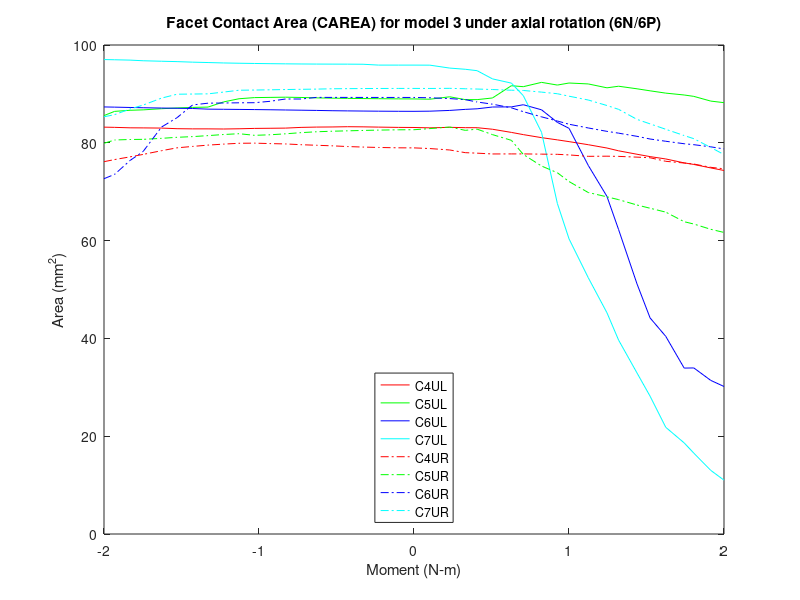

This figure's MATLAB source:
% Facet Contact Area (CAREA)
% model3_APSlide_Tether/6n & 6p
clear all;
%% 6P
figure (12)

c4ulxp=[2 2.05126 2.11533 2.16533 2.20361 2.25315 2.31416 2.35262 2.41143 2.46244 2.50012 2.56211 2.62242 2.66 2.71937 2.76156 2.81214 2.87147 2.90272 2.95721 3]-2;
c4ulyp=[83.1334 83.0589 83.1633 83.0962 83.0881 82.772 82.1259 81.6741 81.0549 80.5989 80.2405 79.6118 78.9319 78.3638 77.6588 77.177 76.6957 75.8956 75.5718 74.8636 74.3432];

c4urxp=[2 2.05126 2.11533 2.16533 2.20361 2.25315 2.31416 2.35262 2.41143 2.46244 2.50012 2.56211 2.62242 2.66 2.71937 2.76156 2.81214 2.87147 2.90272 2.95721 3]-2;
c4uryp=[78.9613 78.824 78.5318 77.9855 77.8817 77.7178 77.7285 77.7292 77.6828 77.6446 77.5219 77.2345 77.263 77.2239 77.069 76.9445 76.2172 75.8662 75.6559 74.9877 74.681];

c5ulxp=[2 2.05126 2.11533 2.16533 2.20361 2.25315 2.31416 2.35262 2.41143 2.46244 2.50012 2.56211 2.62242 2.66 2.71937 2.76156 2.81214 2.87147 2.90272 2.95721 3]-2;
c5ulyp=[88.9715 88.9147 89.4088 88.8298 88.8311 89.1687 91.6739 91.4779 92.3607 91.8074 92.2277 92.0385 91.2444 91.57 91.0435 90.6312 90.1591 89.7784 89.4947 88.5317 88.2076 ];

c5urxp=[2 2.05126 2.11533 2.16533 2.20361 2.25315 2.31416 2.35262 2.41143 2.46244 2.50012 2.56211 2.62242 2.66 2.71937 2.76156 2.81214 2.87147 2.90272 2.95721 3]-2;
c5uryp=[82.6741 82.9075 83.2278 82.5482 82.7941 81.6737 80.5058 77.6194 75.2478 73.8796 72.073 69.8341 68.9496 68.3753 67.28 66.618 65.8234 63.867 63.3854 62.3136 61.6669];

c6ulxp=[2 2.05126 2.11533 2.16533 2.20361 2.25315 2.31416 2.35262 2.41143 2.46244 2.50012 2.56211 2.62242 2.66 2.71937 2.76156 2.81214 2.87147 2.90272 2.95721 3]-2;
c6ulyp=[86.4373 86.4688 86.6209 86.8365 86.9542 87.3196 87.3452 87.7867 86.7482 84.1796 82.9582 75.3821 69.0393 62.249 51.1444 44.1876 40.4184 33.9313 33.9597 31.4161 30.1669];

c6urxp=[2 2.05126 2.11533 2.16533 2.20361 2.25315 2.31416 2.35262 2.41143 2.46244 2.50012 2.56211 2.62242 2.66 2.71937 2.76156 2.81214 2.87147 2.90272 2.95721 3]-2;
c6uryp=[89.2739 89.2109 89.0452 88.8218 88.3436 87.8997 87.154 86.3648 85.3095 84.4576 83.7964 83.0351 82.3416 81.9737 81.3224 80.7754 80.3158 79.8085 79.6141 79.1755 78.746];

c7ulxp=[2 2.05126 2.11533 2.16533 2.20361 2.25315 2.31416 2.35262 2.41143 2.46244 2.50012 2.56211 2.62242 2.66 2.71937 2.76156 2.81214 2.87147 2.90272 2.95721 3]-2;
c7ulyp=[95.8894 95.8783 95.2792 95.0371 94.7484 93.0714 92.206 89.6351 82.1391 67.5957 60.3532 52.4129 45.2457 39.6497 32.9331 28.1796 21.8182 18.6354 16.532 13.0173 11.0117  ];

c7urxp=[2 2.05126 2.11533 2.16533 2.20361 2.25315 2.31416 2.35262 2.41143 2.46244 2.50012 2.56211 2.62242 2.66 2.71937 2.76156 2.81214 2.87147 2.90272 2.95721 3]-2;
c7uryp=[91.1222 91.1111 91.1388 91.0535 90.9952 90.8958 90.7523 90.7034 90.366 90.0347 89.5322 88.753 87.6238 86.8432 84.7872 83.8703 82.7643 81.4842 80.8386 79.0494 77.5999];

%% 6N

c4ulxn=-1*[2 2.05026 2.11433 2.16433 2.21433 2.26433 2.31433 2.36433 2.41433 2.46433 2.51433 2.56433 2.61433 2.66433 2.71433 2.76433 2.81433 2.87371 2.91589 2.96589 3]+2;
c4ulyn=[83.1334 83.1521 83.2091 83.2639 83.2916 83.239 83.2159 83.1516 83.0062 82.972 82.944 82.8695 82.8223 82.8493 82.8507 82.8864 83.0107 83.049 83.0653 83.1593 83.202];

c4urxn=-1*[2 2.05026 2.11433 2.16433 2.21433 2.26433 2.31433 2.36433 2.41433 2.46433 2.51433 2.56433 2.61433 2.66433 2.71433 2.76433 2.81433 2.87371 2.91589 2.96589 3]+2;
c4uryn=[78.9613 78.9747 79.0469 79.1281 79.2341 79.3848 79.4961 79.612 79.7688 79.8409 79.9301 79.9032 79.7302 79.5282 79.2581 78.9723 78.3876 77.6271 77.1259 76.5734 76.1413];

c5ulxn=-1*[2 2.05026 2.11433 2.16433 2.21433 2.26433 2.31433 2.36433 2.41433 2.46433 2.51433 2.56433 2.61433 2.66433 2.71433 2.76433 2.81433 2.87371 2.91589 2.96589 3]+2;
c5ulyn=[88.9715 88.9834 89.0174 89.0499 89.0864 89.132 89.1863 89.2699 89.3294 89.2865 89.2449 89.0108 88.3603 87.3061 87.2375 87.1237 86.971 86.7378 86.6517 86.4281 85.5675];

c5urxn=-1*[2 2.05026 2.11433 2.16433 2.21433 2.26433 2.31433 2.36433 2.41433 2.46433 2.51433 2.56433 2.61433 2.66433 2.71433 2.76433 2.81433 2.87371 2.91589 2.96589 3]+2;
c5uryn=[82.6741 82.6601 82.5983 82.5263 82.4475 82.3679 82.2566 82.0774 81.8392 81.6396 81.5288 81.8609 81.6958 81.4694 81.2653 81.125 80.9129 80.7071 80.6766 80.5752 79.8989];

c6ulxn=-1*[2 2.05026 2.11433 2.16433 2.21433 2.26433 2.31433 2.36433 2.41433 2.46433 2.51433 2.56433 2.61433 2.66433 2.71433 2.76433 2.81433 2.87371 2.91589 2.96589 3]+2;
c6ulyn=[86.4373 86.4445 86.4668 86.494 86.5262 86.5632 86.6221 86.6676 86.7118 86.758 86.7963 86.8268 86.855 86.8834 87.018 87.063 87.109 87.1717 87.2243 87.2945 87.3351];

c6urxn=-1*[2 2.05026 2.11433 2.16433 2.21433 2.26433 2.31433 2.36433 2.41433 2.46433 2.51433 2.56433 2.61433 2.66433 2.71433 2.76433 2.81433 2.87371 2.91589 2.96589 3]+2;
c6uryn=[89.2739 89.2742 89.2767 89.2791 89.2841 89.2848 89.2887 88.9537 88.9609 88.4848 88.2005 88.1799 88.1411 88.1044 87.7424 85.1426 83.2278 78.2299 76.3905 73.539 72.6626 ];

c7ulxn=-1*[2 2.05026 2.11433 2.16433 2.21433 2.26433 2.31433 2.36433 2.41433 2.46433 2.51433 2.56433 2.61433 2.66433 2.71433 2.76433 2.81433 2.87371 2.91589 2.96589 3]+2;
c7ulyn=[95.8894 95.8897 95.8918 96.0635 96.0849 96.0911 96.1014 96.1207 96.1475 96.1826 96.2235 96.271 96.3294 96.4132 96.4922 96.6017 96.6802 96.7779 96.911 96.9819 97.0246];

c7urxn=-1*[2 2.05026 2.11433 2.16433 2.21433 2.26433 2.31433 2.36433 2.41433 2.46433 2.51433 2.56433 2.61433 2.66433 2.71433 2.76433 2.81433 2.87371 2.91589 2.96589 3]+2;
c7uryn=[91.1222 91.1201 91.1096 91.0948 91.0755 91.0494 90.9799 90.9401 90.892 90.8365 90.7902 90.7507 90.3744 90.0122 89.9734 89.9356 89.1411 87.7225 86.9167 85.7552 85.3184];
%% left

c4xl=2*[flip(c4ulxn(2:21)),c4ulxp];
c4yl=[flip(c4ulyn(2:21)),c4ulyp];
a=plot(c4xl,c4yl,'r');
hold on

c5xl=2*[flip(c5ulxn(2:21)),c5ulxp];
c5yl=[flip(c5ulyn(2:21)),c5ulyp];
b=plot(c5xl,c5yl,'g');
hold on

c6xl=2*[flip(c6ulxn(2:21)),c6ulxp];
c6yl=[flip(c6ulyn(2:21)),c6ulyp];
c=plot(c6xl,c6yl,'b');
hold on

c7xl=2*[flip(c7ulxn(2:21)),c7ulxp];
c7yl=[flip(c7ulyn(2:21)),c7ulyp];
d=plot(c7xl,c7yl,'c');
hold on
%% Right

c4xr=2*[flip(c4urxn(2:21)),c4urxp];
c4yr=[flip(c4uryn(2:21)),c4uryp];
e=plot(c4xr,c4yr,'-.r');
hold on

c5xr=2*[flip(c5urxn(2:21)),c5urxp];
c5yr=[flip(c5uryn(2:21)),c5uryp];
f=plot(c5xr,c5yr,'-.g');
hold on

c6xr=2*[flip(c6urxn(2:21)),c6urxp];
c6yr=[flip(c6uryn(2:21)),c6uryp];
g=plot(c6xr,c6yr,'-.b');
hold on

c7xr=2*[flip(c7urxn(2:21)),c7urxp];
c7yr=[flip(c7uryn(2:21)),c7uryp];
h=plot(c7xr,c7yr,'-.c');

leg=[a,b,c,d,e,f,g,h];
title('Facet Contact Area (CAREA) for model 3 under axial rotation (6N/6P)')
xlabel('Moment (N-m)')
ylabel('Area (mm^2)')
legend(leg,'C4UL','C5UL','C6UL','C7UL','C4UR','C5UR','C6UR','C7UR','location','south')